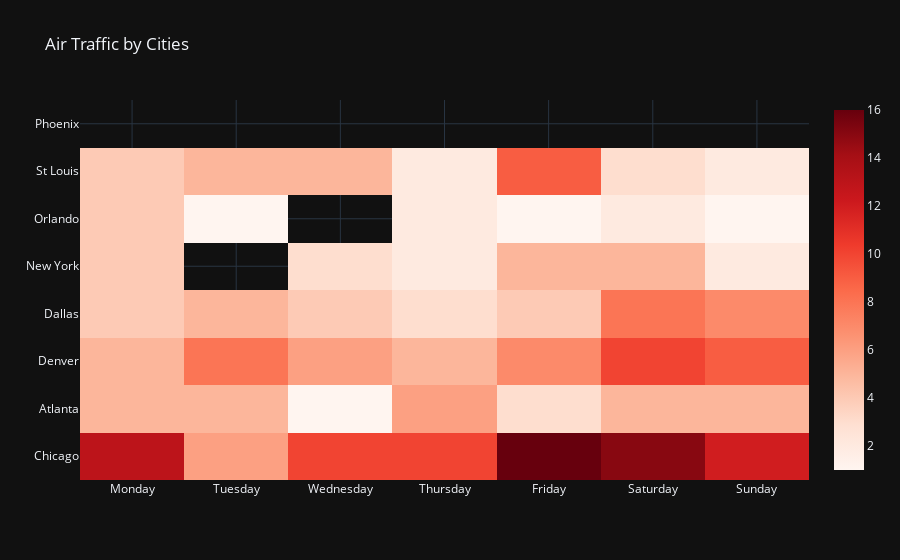

The notebook cell saved with this chart:
### Code cell
flight_volume = merged.pivot_table(index="CITY_x",columns="DAY_OF_WEEK",
                               values="DAY",aggfunc=lambda x:x.count())
fv = flight_volume.sort_values(by=1, ascending=False)[:8]
fv.index = np.where(fv.index=='Dallas-Fort Worth','Dallas', fv.index)

trace = go.Heatmap(z=[fv.values[1],fv.values[2],fv.values[3],fv.values[4],
                      fv.values[5],fv.values[6],fv.values[7]],
                   x=['Monday', 'Tuesday', 'Wednesday', 'Thursday', 'Friday',
                      'Saturday','Sunday'],
                   y=fv.index.values, colorscale='Reds'
                   )

data=[trace]
layout = go.Layout(
    title='Air Traffic by Cities')

fig = go.Figure(data=data, layout=layout)
py.iplot(fig)

### Figure 1 — Plotly figure (JSON) as saved in the notebook; plotly's stock layout.template omitted (floating-point values rounded to 4 significant figures)
{"data": [{"colorscale": [[0.0, "rgb(255,245,240)"], [0.125, "rgb(254,224,210)"], [0.25, "rgb(252,187,161)"], [0.375, "rgb(252,146,114)"], [0.5, "rgb(251,106,74)"], [0.625, "rgb(239,59,44)"], [0.75, "rgb(203,24,29)"], [0.875, "rgb(165,15,21)"], [1.0, "rgb(103,0,13)"]], "x": ["Monday", "Tuesday", "Wednesday", "Thursday", "Friday", "Saturday", "Sunday"], "y": ["Chicago", "Atlanta", "Denver", "Dallas", "New York", "Orlando", "St Louis", "Phoenix"], "z": [[13.0, 6.0, 10.0, 10.0, 16.0, 15.0, 12.0], [5.0, 5.0, 1.0, 6.0, 3.0, 5.0, 5.0], [5.0, 8.0, 6.0, 5.0, 7.0, 10.0, 9.0], [4.0, 5.0, 4.0, 3.0, 4.0, 8.0, 7.0], [4.0, null, 3.0, 2.0, 5.0, 5.0, 2.0], [4.0, 1.0, null, 2.0, 1.0, 2.0, 1.0], [4.0, 5.0, 5.0, 2.0, 9.0, 3.0, 2.0]], "type": "heatmap"}], "layout": {"title": {"text": "Air Traffic by Cities"}}}
